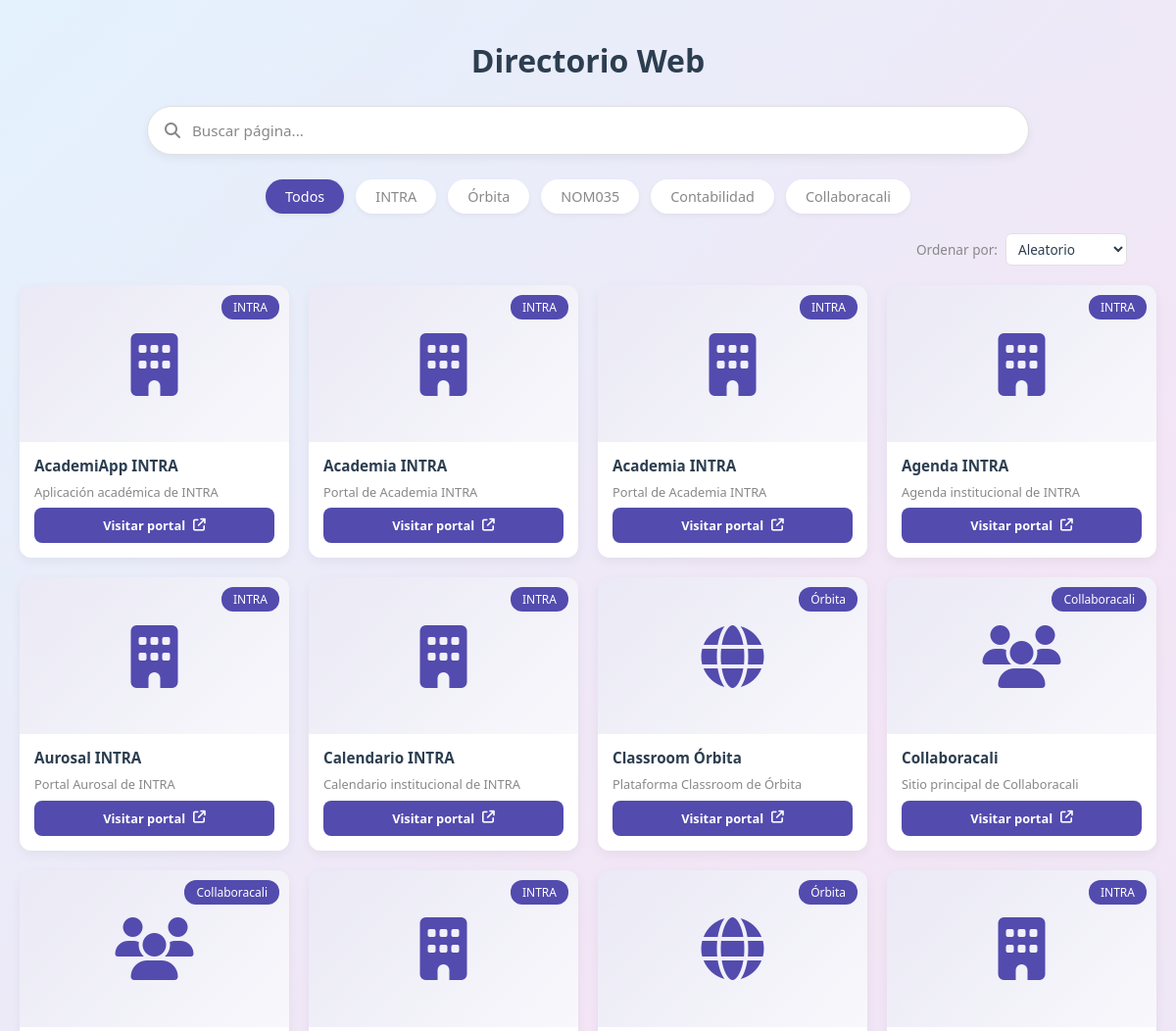
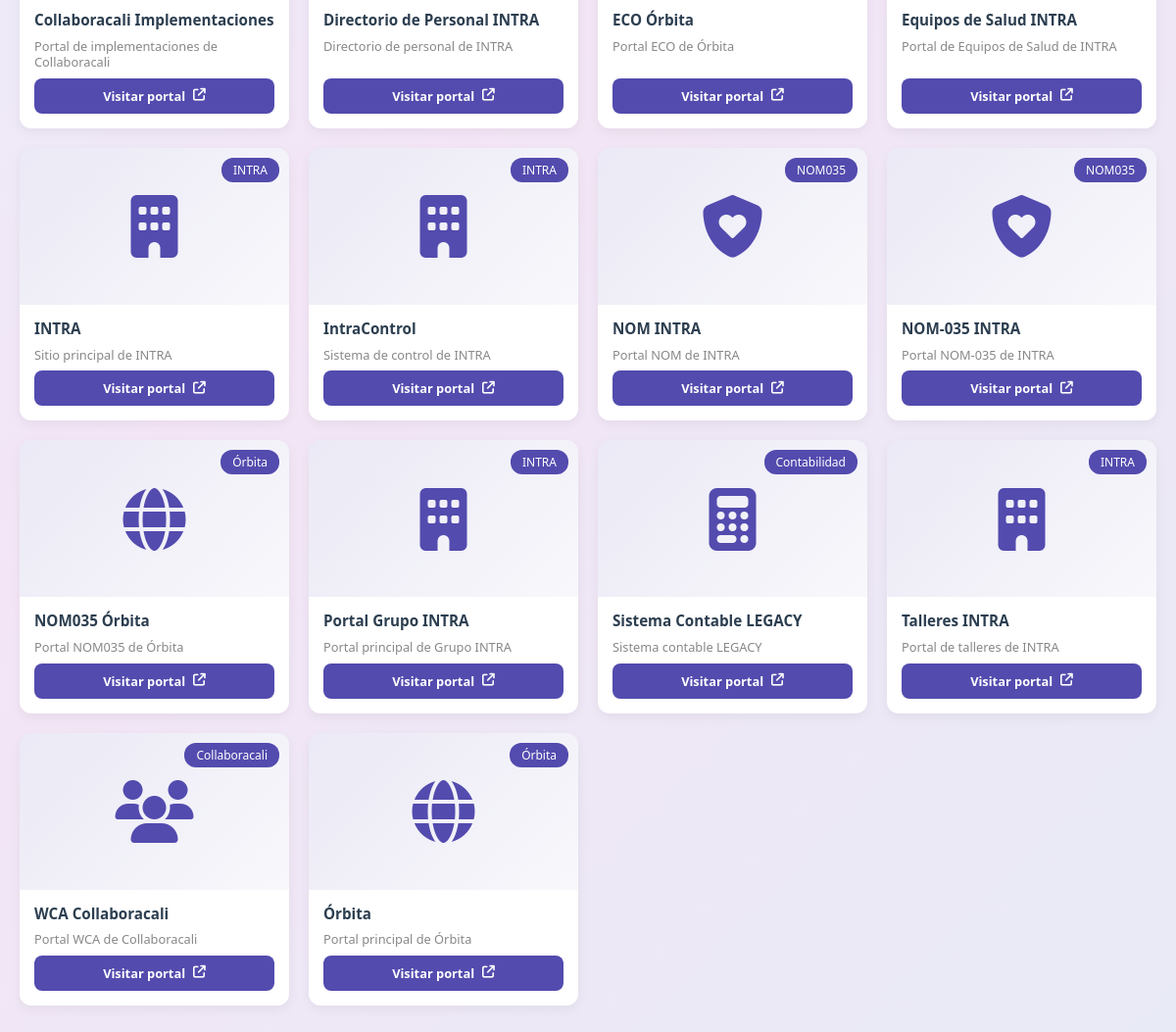
The page / on the database its author committed (2 pictures, top to bottom).
### portales/models.py (models this page shows, shortened)
class Portal(models.Model):
    CATEGORIAS = [
        ("intra", "INTRA"),
        ("orbita", "Órbita"),
        ("nom035", "NOM035"),
        ("contabilidad", "Contabilidad"),
        ("collaboracali", "Collaboracali"),
    ]
    nombre = models.CharField(
        max_length=150,
        verbose_name="Nombre del portal"
    )
    url = models.URLField(
        max_length=500,
        verbose_name="URL"
    )
    descripcion = models.TextField(
        blank=True,
        verbose_name="Descripción"
    )
    categoria = models.CharField(
        max_length=30,
        choices=CATEGORIAS,
        verbose_name="Categoría"
    )
    icono = models.CharField(
        max_length=100,
        default="fa-solid fa-globe",
        verbose_name="Icono FontAwesome"
    )
    activo = models.BooleanField(
        default=True,
        verbose_name="Portal activo"
    )
    fecha_creacion = models.DateTimeField(
        auto_now_add=True
    )
    fecha_actualizacion = models.DateTimeField(
        auto_now=True
    )
    class Meta:
        verbose_name = "Portal"
        verbose_name_plural = "Portales"
        ordering = ["nombre"]

### portales/views.py (the view)
# urls.py: path("", views.inicio, name="inicio"),
def inicio(request):
    portales = Portal.objects.filter(activo=True)
    return render(
        request,
        "portales/index.html",
        {
            "portales": portales,
        },
    )

### templates/portales/index.html (shortened to what this page needs)
{% load static %}
<!doctype html>
<html lang="es">
  <head>
    <link rel="stylesheet" href="{% static 'css/styles.css' %}" />
    <link
      rel="stylesheet"
      href="https://cdnjs.cloudflare.com/ajax/libs/font-awesome/6.4.0/css/all.min.css"
    />
  </head>
  <body>
    <div class="container">
      <header class="header">
        <h1>Directorio Web</h1>
      </header>
      <div class="search-box">
        <i class="fa-solid fa-magnifying-glass search-icon"></i>
        <input
          type="text"
          id="search-input"
          placeholder="Buscar página..."
          autocomplete="off"
        />
      </div>
      <nav class="categories">
        <button class="btn-category active" data-category="todos">Todos</button>
        <button class="btn-category" data-category="intra">INTRA</button>
        <button class="btn-category" data-category="orbita">Órbita</button>
        <button class="btn-category" data-category="nom035">NOM035</button>
        <button class="btn-category" data-category="contabilidad">
          Contabilidad
        </button>
        <button class="btn-category" data-category="collaboracali">
          Collaboracali
        </button>
      </nav>
      <div class="sort-container">
        <label for="sort-select"> Ordenar por: </label>
        <select id="sort-select">
          <option value="aleatorio">Aleatorio</option>
        </select>
      </div>
      <main class="grid-container" id="business-grid">
        {% for portal in portales %}
        <article
          class="card"
          data-category="{{ portal.categoria }}"
          data-title="{{ portal.nombre }}"
        >
          <div class="card-image">
            <div class="portal-icon">
              <i class="{{ portal.icono }}"></i>
            </div>
            <span class="badge"> {{ portal.get_categoria_display }} </span>
          </div>
          <div class="card-content">
            <h3>{{ portal.nombre }}</h3>
            {% if portal.descripcion %}
            <p>{{ portal.descripcion }}</p>
            {% endif %}
            <a
              href="{{ portal.url }}"
              target="_blank"
              rel="noopener noreferrer"
              class="portal-link"
            >
              <span> Visitar portal </span>
              <i class="fa-solid fa-arrow-up-right-from-square"></i>
            </a>
          </div>
        </article>
        {% empty %}
        <div class="no-results">
          <i class="fa-solid fa-folder-open"></i>
          <h3>No hay portales disponibles</h3>
          <p>Actualmente no existen portales registrados.</p>
        </div>
        {% endfor %}
      </main>
    </div>
  </body>
</html>

### static/css/styles.css (style rules this page uses)
* { margin: 0; padding: 0; box-sizing: border-box; font-family: "Segoe UI", Tahoma, Geneva, Verdana, sans-serif; }
:root { --background: linear-gradient(135deg, #e3f2fd 0%, #f3e5f5 50%, #e8eaf6 100%); --card-background: #ffffff; --text-primary: #2c3e50; --text-secondary: #888888; --border: #e0e0e0; --accent: #534bae; --input-background: #ffffff; --shadow: rgba(0, 0, 0, 0.05); }
body { background: var(--background); min-height: 100vh; padding: 40px 20px; color: var(--text-primary); transition: background 0.3s ease, color 0.3s ease; }
.container { max-width: 1200px; margin: 0 auto; }
.header h1 { text-align: center; font-size: 2rem; font-weight: 700; color: var(--text-primary); margin-bottom: 25px; }
.search-box { position: relative; max-width: 900px; margin: 0 auto 25px auto; }
.search-box input { width: 100%; padding: 14px 20px 14px 45px; border-radius: 30px; border: 1px solid var(--border); outline: none; font-size: 0.95rem; background-color: var(--input-background); color: var(--text-primary); box-shadow: 0 4px 10px var(--shadow); transition: background-color 0.3s ease, color 0.3s ease, border 0.3s ease; }
.search-box input::placeholder { color: var(--text-secondary); }
.search-box .search-icon { position: absolute; left: 18px; top: 50%; transform: translateY(-50%); color: var(--text-secondary); }
.categories { display: flex; justify-content: center; gap: 12px; flex-wrap: wrap; margin-bottom: 20px; }
.btn-category { padding: 8px 20px; border-radius: 20px; border: none; background-color: var(--card-background); color: var(--text-secondary); font-size: 0.9rem; font-weight: 500; cursor: pointer; box-shadow: 0 2px 5px var(--shadow); transition: background-color 0.2s ease, color 0.2s ease, transform 0.2s ease; }
.btn-category.active { background-color: var(--accent); color: #ffffff; }
.sort-container { display: flex; justify-content: flex-end; align-items: center; gap: 8px; max-width: 1100px; margin: 0 auto 20px auto; font-size: 0.85rem; color: var(--text-secondary); }
.sort-container select { padding: 5px 8px; border-radius: 6px; border: 1px solid var(--border); background-color: var(--card-background); color: var(--text-primary); outline: none; font-size: 0.85rem; }
.grid-container { display: grid; grid-template-columns: repeat(4, 1fr); gap: 20px; }
.card { background-color: var(--card-background); border-radius: 12px; overflow: hidden; box-shadow: 0 4px 12px var(--shadow); display: flex; flex-direction: column; transition: transform 0.2s ease, box-shadow 0.2s ease, background-color 0.3s ease; }
.card-image { position: relative; width: 100%; height: 160px; display: flex; justify-content: center; align-items: center; background: linear-gradient( 135deg, rgba(83, 75, 174, 0.12), rgba(83, 75, 174, 0.04) ); }
.portal-icon { font-size: 4rem; color: var(--accent); }
.badge { position: absolute; top: 10px; right: 10px; background-color: var(--accent); color: #ffffff; font-size: 0.75rem; padding: 4px 12px; border-radius: 12px; font-weight: 500; }
.card-content { padding: 15px; display: flex; flex-direction: column; gap: 8px; flex: 1; }
.card-content h3 { font-size: 0.95rem; font-weight: 700; color: var(--text-primary); line-height: 1.3; }
.card-content p { font-size: 0.8rem; color: var(--text-secondary); line-height: 1.3; }
.portal-link { margin-top: auto; display: inline-flex; align-items: center; justify-content: center; gap: 8px; padding: 9px 12px; border-radius: 8px; background-color: var(--accent); color: #ffffff; text-decoration: none; font-size: 0.8rem; font-weight: 600; transition: transform 0.2s ease, opacity 0.2s ease; }

### rows shown on the page
Portal: categoria "INTRA", nombre "AcademiApp INTRA", descripcion "Aplicación académica de INTRA"
Portal: categoria "INTRA", nombre "Academia INTRA", descripcion "Portal de Academia INTRA"
Portal: categoria "INTRA", nombre "Academia INTRA", descripcion "Portal de Academia INTRA"
Portal: categoria "INTRA", nombre "Agenda INTRA", descripcion "Agenda institucional de INTRA"
Portal: categoria "INTRA", nombre "Aurosal INTRA", descripcion "Portal Aurosal de INTRA"
Portal: categoria "INTRA", nombre "Calendario INTRA", descripcion "Calendario institucional de INTRA"
Portal: categoria "Órbita", nombre "Classroom Órbita", descripcion "Plataforma Classroom de Órbita"
Portal: categoria "Collaboracali", nombre "Collaboracali", descripcion "Sitio principal de Collaboracali"
Portal: categoria "Collaboracali", nombre "Collaboracali Implementaciones", descripcion "Portal de implementaciones de Collaboracali"
Portal: categoria "INTRA", nombre "Directorio de Personal INTRA", descripcion "Directorio de personal de INTRA"
Portal: categoria "Órbita", nombre "ECO Órbita", descripcion "Portal ECO de Órbita"
Portal: categoria "INTRA", nombre "Equipos de Salud INTRA", descripcion "Portal de Equipos de Salud de INTRA"
Portal: categoria "INTRA", nombre "INTRA", descripcion "Sitio principal de INTRA"
Portal: categoria "INTRA", nombre "IntraControl", descripcion "Sistema de control de INTRA"
Portal: categoria "NOM035", nombre "NOM INTRA", descripcion "Portal NOM de INTRA"
Portal: categoria "NOM035", nombre "NOM-035 INTRA", descripcion "Portal NOM-035 de INTRA"
Portal: categoria "Órbita", nombre "NOM035 Órbita", descripcion "Portal NOM035 de Órbita"
Portal: categoria "INTRA", nombre "Portal Grupo INTRA", descripcion "Portal principal de Grupo INTRA"
Portal: categoria "Contabilidad", nombre "Sistema Contable LEGACY", descripcion "Sistema contable LEGACY"
Portal: categoria "INTRA", nombre "Talleres INTRA", descripcion "Portal de talleres de INTRA"
Portal: categoria "Collaboracali", nombre "WCA Collaboracali", descripcion "Portal WCA de Collaboracali"
Portal: categoria "Órbita", nombre "Órbita", descripcion "Portal principal de Órbita"
